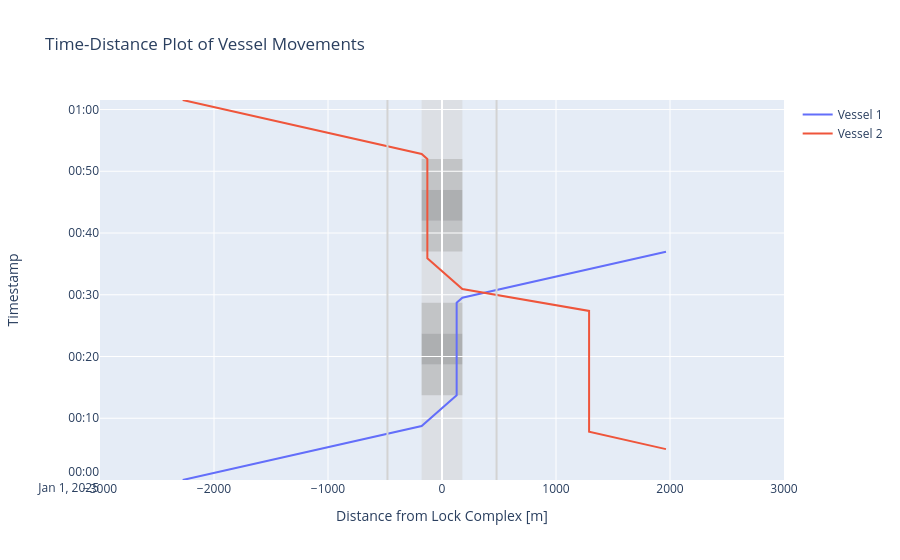

Here is the notebook cell this chart was saved with:
### Code cell
# We can plot the time-distance diagram
lock.create_time_distance_plot(
    vessels = [vessel_1,vessel_2], 
    xlimmin = -3000, 
    xlimmax = 3000,
    method = 'Plotly'
)

### Figure 1 — Plotly figure (JSON) as saved in the notebook; plotly's stock layout.template omitted (floating-point values rounded to 4 significant figures)
{"data": [{"mode": "lines", "name": "Vessel 1", "type": "scatter", "x": [-2275.0, -1798.0, -1798.0, -972.4, -178.6, -178.6, 128.6, 128.6, 128.6, 128.6, 178.6, 178.6, 210.1, 210.1, 210.1, 218.2, 218.2, 1550.0, 1550.0, 1965.0], "y": ["2025-01-01T00:00:00", "2025-01-01T00:01:59.152925", "2025-01-01T00:01:59.152925", "2025-01-01T00:05:25.556257", "2025-01-01T00:08:44.007755", "2025-01-01T00:08:44.007755", "2025-01-01T00:13:42.486590", "2025-01-01T00:18:42.486590", "2025-01-01T00:23:42.486590", "2025-01-01T00:28:42.486590", "2025-01-01T00:29:31.082703", "2025-01-01T00:29:31.082703", "2025-01-01T00:29:38.975008", "2025-01-01T00:29:38.975008", "2025-01-01T00:29:38.975008", "2025-01-01T00:29:40.987647", "2025-01-01T00:29:40.987647", "2025-01-01T00:35:13.860823", "2025-01-01T00:35:13.860823", "2025-01-01T00:36:57.617019"]}, {"mode": "lines", "name": "Vessel 2", "type": "scatter", "x": [1965.0, 1550.0, 1550.0, 1290.0, 1290.0, 218.2, 218.2, 210.1, 210.1, 210.1, 178.6, 178.6, -128.6, -128.6, -128.6, -128.6, -178.6, -178.6, -1798.0, -1798.0, -1798.0, -2275.0], "y": ["2025-01-01T00:05:00", "2025-01-01T00:06:43.756196", "2025-01-01T00:06:43.756196", "2025-01-01T00:07:48.616506", "2025-01-01T00:27:23.164893", "2025-01-01T00:30:46.317448", "2025-01-01T00:30:46.317448", "2025-01-01T00:30:48.330086", "2025-01-01T00:30:48.330086", "2025-01-01T00:30:48.330086", "2025-01-01T00:30:56.222392", "2025-01-01T00:30:56.222392", "2025-01-01T00:35:54.701228", "2025-01-01T00:42:00", "2025-01-01T00:47:00", "2025-01-01T00:52:00", "2025-01-01T00:52:48.596112", "2025-01-01T00:52:48.596112", "2025-01-01T00:59:33.450943", "2025-01-01T00:59:33.450943", "2025-01-01T00:59:33.450943", "2025-01-01T01:01:32.603867"]}], "layout": {"shapes": [{"fillcolor": "lightgrey", "layer": "below", "line": {"width": 0}, "name": "Lock Geometry", "opacity": 0.5, "type": "rect", "x0": -178.6, "x1": 178.6, "y0": "2025-01-01T00:00:00", "y1": "2025-01-01T01:01:32.603867"}, {"fillcolor": "darkgrey", "layer": "below", "line": {"width": 0}, "name": "Lock doors closing", "opacity": 0.5, "type": "rect", "x0": -178.6, "x1": 178.6, "y0": "2025-01-01T00:13:42.486590", "y1": "2025-01-01T00:18:42.486590"}, {"fillcolor": "grey", "layer": "below", "line": {"width": 0}, "name": "Lock chamber converting", "opacity": 0.5, "type": "rect", "x0": -178.6, "x1": 178.6, "y0": "2025-01-01T00:18:42.486590", "y1": "2025-01-01T00:23:42.486590"}, {"fillcolor": "darkgrey", "layer": "below", "line": {"width": 0}, "name": "Lock doors opening", "opacity": 0.5, "type": "rect", "x0": -178.6, "x1": 178.6, "y0": "2025-01-01T00:23:42.486590", "y1": "2025-01-01T00:28:42.486590"}, {"fillcolor": "darkgrey", "layer": "below", "line": {"width": 0}, "name": "Lock doors closing", "opacity": 0.5, "type": "rect", "x0": -178.6, "x1": 178.6, "y0": "2025-01-01T00:37:00", "y1": "2025-01-01T00:42:00"}, {"fillcolor": "grey", "layer": "below", "line": {"width": 0}, "name": "Lock chamber converting", "opacity": 0.5, "type": "rect", "x0": -178.6, "x1": 178.6, "y0": "2025-01-01T00:42:00", "y1": "2025-01-01T00:47:00"}, {"fillcolor": "darkgrey", "layer": "below", "line": {"width": 0}, "name": "Lock doors opening", "opacity": 0.5, "type": "rect", "x0": -178.6, "x1": 178.6, "y0": "2025-01-01T00:47:00", "y1": "2025-01-01T00:52:00"}, {"line": {"color": "lightgrey"}, "type": "line", "x0": -478.6, "x1": -478.6, "xref": "x", "y0": 0, "y1": 1, "yref": "y domain"}, {"line": {"color": "lightgrey"}, "type": "line", "x0": 478.6, "x1": 478.6, "xref": "x", "y0": 0, "y1": 1, "yref": "y domain"}], "showlegend": true, "title": {"text": "Time-Distance Plot of Vessel Movements"}, "xaxis": {"range": [-3000, 3000], "title": {"text": "Distance from Lock Complex [m]"}}, "yaxis": {"range": ["2025-01-01T00:00:00", "2025-01-01T01:01:32.603867"], "title": {"text": "Timestamp"}}}}
